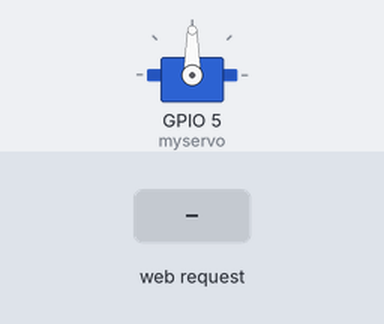
The sketch below on a simulated ESP8266 (NodeMCU). Shown: servo. The test bench sets the inputs (shaded band). WiFi joins after 1.5 s; servers stay silent unless stated; what the sketch prints to the serial monitor is not drawn.

Above: at 2.7 s.
2.8 s: HTTP request GET /smile received
At 4.8 s:
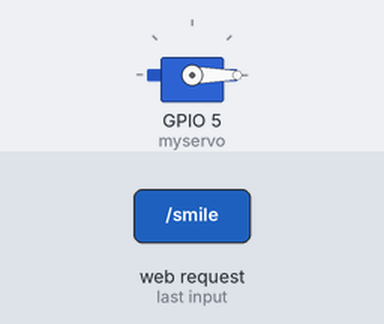
Timing chart, 0 to 6.3 s (numbered marks = the images above; inputs shaded):
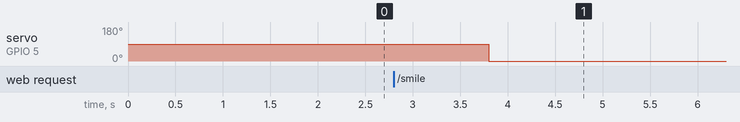

Measured:
- after the input at 2.8 s, servo on GPIO 5 (myservo): 90° → 0° after 1.0 s

The sketch:

smiling_face.ino
```cpp
#include <Servo.h>
#include <ESP8266WiFi.h>

Servo myservo;

const char* ssid = "Av"; //nama wifi yang akan dihubungi
const char* password = "11111111"; //password wifi yang akan dihubungi

WiFiServer server(80);

void setup() {
  myservo.attach(5); //servo dihubungkan ke pin D1
  Serial.begin(115200);
  delay(10);

  // Connect to WiFi network
  Serial.println();
  Serial.println();
  Serial.print("Connecting to ");
  Serial.println(ssid);

  WiFi.begin(ssid, password);

  while (WiFi.status() != WL_CONNECTED) {
    delay(500);
    Serial.print(".");
  }

  Serial.println("");
  Serial.println("WiFi connected");

  // Start the server
  server.begin();
  Serial.println("Server started");
}

void loop() {
  // Check if a client has connected
  WiFiClient client = server.available();
  if (!client) {
    return;
  }

  // Wait until the client sends some data
  Serial.println("new client");
  while(!client.available()){
    delay(1);
  }

  // Read the first line of the request
  String request = client.readStringUntil('\r');
  Serial.println(request);
  client.flush();

  // If the request contains the keyword smile, move the servo
  if (request.indexOf("smile") != -1) {
    Serial.println("smile detected");
    myservo.write(90);
    delay(1000);
    myservo.write(0);
  }

  // Return the response
  client.println("HTTP/1.1 200 OK");
  client.println("Content-Type: text/html");
  client.println("");
  client.println("<!DOCTYPE HTML>");
  client.println("<html>");
  client.println("<head>");
  client.println("<title>ESP8266 Servo Control</title>");
  client.println("</head>");
  client.println("<body>");
  client.println("<h1>ESP8266 Servo Control</h1>");
  client.println("</body>");
  client.println("</html>");

  delay(1);
  Serial.println("Client disconnected");
}
```
